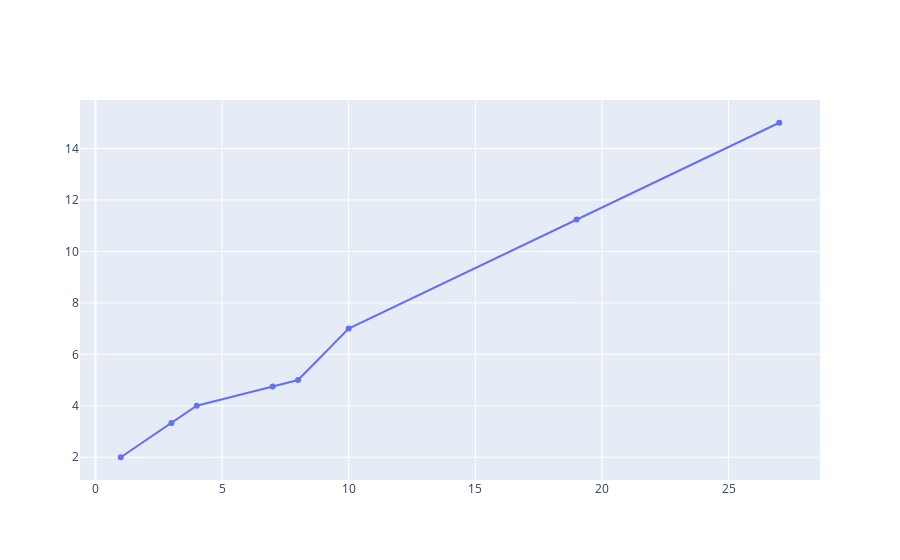

This figure's notebook cell:
### Code cell
import polars as pl
import numpy as np

# Sample data
data = {
    'column1': [1, 3, 4, 7, 8, 10 , 19, 27],
    'column2': [2, None, 4, None, 5, 7 , None, 15]  # None represents missing values in Polars
}
df = pl.DataFrame(data)

# Convert columns to NumPy arrays for interpolation


# Mask for non-missing values
mask = ~np.isnan(y)

# Interpolate only for missing values in 'column2'
y_interp = np.interp(x, x[mask], y[mask])

# Create a new DataFrame with interpolated values
df = df.with_columns(pl.Series("column2", y_interp))

# Display the DataFrame after interpolation
print(df)
fig = go.Figure()
fig.add_trace(
        go.Scatter(
            x=df["column1"].to_list(), 
            y=df["column2"].to_list(), 
            showlegend=False, line=dict(color=COLORS[0])
        )
    )

### Figure 1 — Plotly figure (JSON) as saved in the notebook; plotly's stock layout.template omitted (floating-point values rounded to 4 significant figures)
{"data": [{"line": {"color": "#636EFA"}, "showlegend": false, "type": "scatter", "x": [1, 3, 4, 7, 8, 10, 19, 27], "y": [2, 3.333, 4, 4.75, 5, 7, 11.24, 15]}], "layout": {}}
